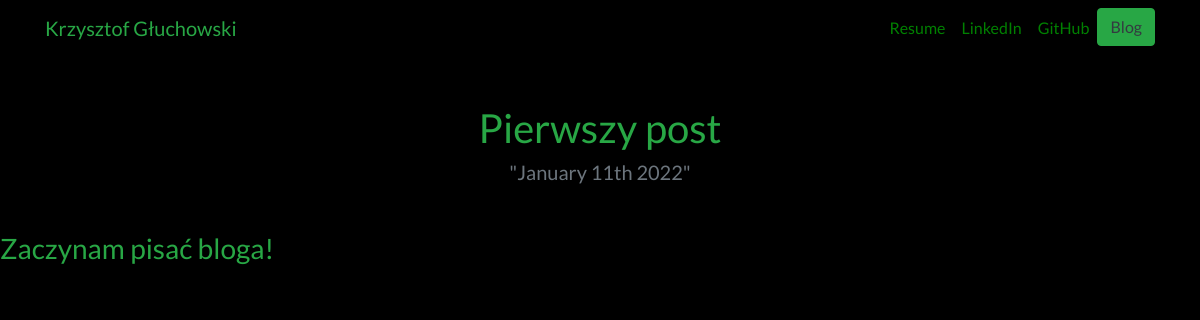
/blog/5/, run on the app's committed database.
### blog/models.py (models this page shows, shortened)
class BlogProject(models.Model):
    title = models.CharField(max_length=200)
    description = models.TextField()
    date = models.DateField()

### blog/views.py (the view)
# urls.py: path('<int:blog_id>/', views.detail, name='detail'),
def detail(request,blog_id):
    blogs = get_object_or_404(BlogProject,pk = blog_id)
    return render(request,'blog/detail.html',{'blog':blogs})

### blog/templates/blog/detail.html
{% extends "portfolio/base.html" %}
{% load static %}
{% block content %}
<h1 class="text-center mt-5 text-success">{{ blog.title }}</h1>
<h5 class="text-center text-muted mb-5 text-success">"{{ blog.date|date:'F jS Y' }}"</h5>
<h3 class="text-success">{{ blog.description|safe }}</h3>
{% endblock %}

### portfolio/static/portfolio/custom.css (style rules this page uses)
body { font-family: 'Lato', sans-serif; }

### data on the page
BlogProject: title "Pierwszy post", date "January 11th 2022", description "Zaczynam pisać bloga!"
